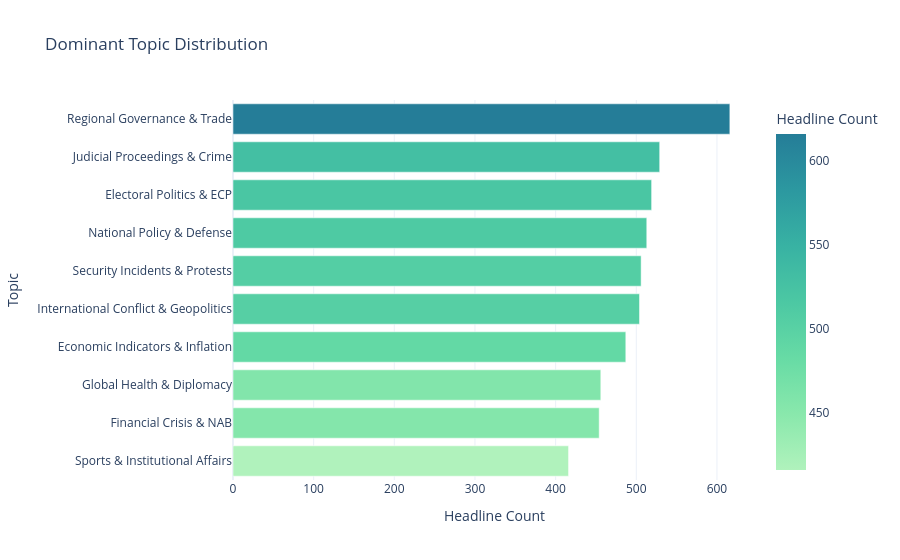

Notebook cell for this chart:
### Markdown cell above
## Topic Modeling Views

### Code cell
topic_counts = (
    df['topic_name']
    .value_counts()
    .rename_axis('topic_name')
    .reset_index(name='count')
)

fig = px.bar(
    topic_counts,
    x='count',
    y='topic_name',
    orientation='h',
    color='count',
    color_continuous_scale='Tealgrn',
    title='Dominant Topic Distribution',
    labels={'count': 'Headline Count', 'topic_name': 'Topic'}
)
fig.update_layout(template='plotly_white', yaxis={'categoryorder': 'total ascending'})
fig.show()

### Figure 1 — Plotly figure (JSON) as saved in the notebook; plotly's stock layout.template omitted (floating-point values rounded to 4 significant figures)
{"data": [{"hovertemplate": "Headline Count=%{marker.color}<br>Topic=%{y}<extra></extra>", "legendgroup": "", "marker": {"color": [616, 529, 519, 513, 506, 504, 487, 456, 454, 416], "coloraxis": "coloraxis", "pattern": {"shape": ""}}, "name": "", "orientation": "h", "showlegend": false, "textposition": "auto", "type": "bar", "x": [616, 529, 519, 513, 506, 504, 487, 456, 454, 416], "xaxis": "x", "y": ["Regional Governance & Trade", "Judicial Proceedings & Crime", "Electoral Politics & ECP", "National Policy & Defense", "Security Incidents & Protests", "International Conflict & Geopolitics", "Economic Indicators & Inflation", "Global Health & Diplomacy", "Financial Crisis & NAB", "Sports & Institutional Affairs"], "yaxis": "y"}], "layout": {"barmode": "relative", "coloraxis": {"colorbar": {"title": {"text": "Headline Count"}}, "colorscale": [[0, "rgb(176, 242, 188)"], [0.1667, "rgb(137, 232, 172)"], [0.3333, "rgb(103, 219, 165)"], [0.5, "rgb(76, 200, 163)"], [0.6667, "rgb(56, 178, 163)"], [0.8333, "rgb(44, 152, 160)"], [1, "rgb(37, 125, 152)"]]}, "legend": {"tracegroupgap": 0}, "title": {"text": "Dominant Topic Distribution"}, "xaxis": {"anchor": "y", "domain": [0, 1], "title": {"text": "Headline Count"}}, "yaxis": {"anchor": "x", "categoryorder": "total ascending", "domain": [0, 1], "title": {"text": "Topic"}}}}
